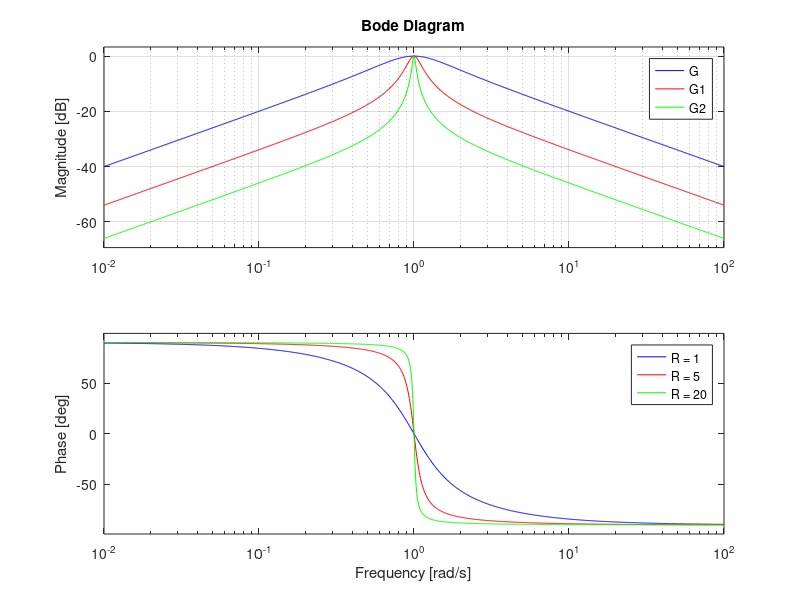

This chart was generated by the following MATLAB code: (Note: this script raises an error after producing the figure.)
%% Analyzing the Response of an RLC Circuit
% This example shows how to analyze the time and frequency responses of
% common RLC circuits as a function of their physical parameters using
% Control System Toolbox(TM) functions.

%   Copyright 1986-2014 The MathWorks, Inc.

%% Bandpass RLC Network
% The following figure shows the parallel form of a bandpass RLC circuit:
%
% <<../rlc_01.png>>

%%
% *Figure 1*: Bandpass RLC Network.

%%
% The transfer function from input to output voltage is:
%
% $$ G(s) =  { s / (RC) \over s^2 + s/(RC) + 1/(LC) } $$
%
% The product |LC| controls the bandpass frequency while |RC|
% controls how narrow the passing band is. To build a bandpass filter 
% tuned to the frequency 1 rad/s, set |L=C=1| and use |R| 
% to tune the filter band. 

%% Analyzing the Frequency Response of the Circuit
% The Bode plot is a convenient tool for investigating the 
% bandpass characteristics of the RLC network. Use |tf| to 
% specify the circuit's transfer function for the values
%|R=L=C=1|:
R = 1; L = 1; C = 1;
G = tf([1/(R*C) 0],[1 1/(R*C) 1/(L*C)])

%%
% Next, use |bode| to plot the frequency response of the circuit:
bode(G), grid

%%
% As expected, the RLC filter has maximum gain at the frequency 1 rad/s.
% However, the attenuation is only -10dB half a decade away from this
% frequency. To get a narrower passing band, try increasing values of R as follows:
R1 = 5;   G1 = tf([1/(R1*C) 0],[1 1/(R1*C) 1/(L*C)]);
R2 = 20;  G2 = tf([1/(R2*C) 0],[1 1/(R2*C) 1/(L*C)]);
bode(G,'b',G1,'r',G2,'g'), grid
legend('R = 1','R = 5','R = 20')

%% 
% The resistor value |R=20| gives a filter narrowly tuned around the target
% frequency of 1 rad/s. 

%% Analyzing the Time Response of the Circuit
% We can confirm the attenuation properties of the circuit |G2| (|R=20|)
% by simulating how this filter transforms sine waves with frequency 0.9, 1, and 1.1 rad/s:
t = 0:0.05:250;
opt = timeoptions;
opt.Title.FontWeight = 'Bold';
subplot(311), lsim(G2,sin(t),t,opt), title('w = 1')
subplot(312), lsim(G2,sin(0.9*t),t,opt), title('w = 0.9')
subplot(313), lsim(G2,sin(1.1*t),t,opt), title('w = 1.1')

%% 
% The waves at 0.9 and 1.1 rad/s are considerably attenuated. The wave at 1 rad/s
% comes out unchanged once the transients have died off. The long transient
% results from the poorly damped poles of the filters, which unfortunately
% are required for a narrow passing band:
damp(pole(G2))


%% Interactive GUI
% To analyze other standard circuit configurations such as 
% low-pass and high-pass RLC networks, click on the link below
% to launch an interactive GUI. In this GUI, you can change the R,L,C 
% parameters and see the effect on the time and frequency responses
% in real time.
%
% <matlab:rlc_gui Open the RLC Circuit GUI>
rlc_gui
